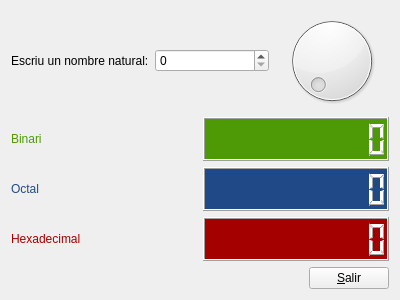
<?xml version="1.0" encoding="UTF-8"?>
<ui version="4.0">
 <class>Form</class>
 <widget class="QWidget" name="Form">
  <property name="geometry">
   <rect>
    <x>0</x>
    <y>0</y>
    <width>400</width>
    <height>300</height>
   </rect>
  </property>
  <property name="windowTitle">
   <string>Form</string>
  </property>
  <layout class="QGridLayout" name="gridLayout">
   <item row="0" column="0" colspan="2">
    <layout class="QHBoxLayout" name="horizontalLayout">
     <item>
      <widget class="QLabel" name="label">
       <property name="text">
        <string>Escriu un nombre natural:</string>
       </property>
      </widget>
     </item>
     <item>
      <widget class="QSpinBox" name="spinBox">
       <property name="maximum">
        <number>150</number>
       </property>
      </widget>
     </item>
     <item>
      <widget class="QDial" name="dial">
       <property name="maximum">
        <number>150</number>
       </property>
      </widget>
     </item>
    </layout>
   </item>
   <item row="1" column="0" colspan="2">
    <layout class="QHBoxLayout" name="horizontalLayout_2">
     <item>
      <widget class="QLabel" name="label_2">
       <property name="palette">
        <palette>
         <active>
          <colorrole role="WindowText">
           <brush brushstyle="SolidPattern">
            <color alpha="255">
             <red>78</red>
             <green>154</green>
             <blue>6</blue>
            </color>
           </brush>
          </colorrole>
          <colorrole role="Text">
           <brush brushstyle="SolidPattern">
            <color alpha="255">
             <red>0</red>
             <green>0</green>
             <blue>0</blue>
            </color>
           </brush>
          </colorrole>
          <colorrole role="PlaceholderText">
           <brush brushstyle="SolidPattern">
            <color alpha="128">
             <red>78</red>
             <green>154</green>
             <blue>6</blue>
            </color>
           </brush>
          </colorrole>
         </active>
         <inactive>
          <colorrole role="WindowText">
           <brush brushstyle="SolidPattern">
            <color alpha="255">
             <red>78</red>
             <green>154</green>
             <blue>6</blue>
            </color>
           </brush>
          </colorrole>
          <colorrole role="Text">
           <brush brushstyle="SolidPattern">
            <color alpha="255">
             <red>0</red>
             <green>0</green>
             <blue>0</blue>
            </color>
           </brush>
          </colorrole>
          <colorrole role="PlaceholderText">
           <brush brushstyle="SolidPattern">
            <color alpha="128">
             <red>78</red>
             <green>154</green>
             <blue>6</blue>
            </color>
           </brush>
          </colorrole>
         </inactive>
         <disabled>
          <colorrole role="WindowText">
           <brush brushstyle="SolidPattern">
            <color alpha="255">
             <red>190</red>
             <green>190</green>
             <blue>190</blue>
            </color>
           </brush>
          </colorrole>
          <colorrole role="Text">
           <brush brushstyle="SolidPattern">
            <color alpha="255">
             <red>190</red>
             <green>190</green>
             <blue>190</blue>
            </color>
           </brush>
          </colorrole>
          <colorrole role="PlaceholderText">
           <brush brushstyle="SolidPattern">
            <color alpha="128">
             <red>0</red>
             <green>0</green>
             <blue>0</blue>
            </color>
           </brush>
          </colorrole>
         </disabled>
        </palette>
       </property>
       <property name="text">
        <string>Binari</string>
       </property>
      </widget>
     </item>
     <item>
      <widget class="QLCDNumber" name="lcdNumber">
       <property name="palette">
        <palette>
         <active>
          <colorrole role="WindowText">
           <brush brushstyle="SolidPattern">
            <color alpha="255">
             <red>255</red>
             <green>255</green>
             <blue>255</blue>
            </color>
           </brush>
          </colorrole>
          <colorrole role="Base">
           <brush brushstyle="SolidPattern">
            <color alpha="255">
             <red>255</red>
             <green>255</green>
             <blue>255</blue>
            </color>
           </brush>
          </colorrole>
          <colorrole role="Window">
           <brush brushstyle="SolidPattern">
            <color alpha="255">
             <red>78</red>
             <green>154</green>
             <blue>6</blue>
            </color>
           </brush>
          </colorrole>
         </active>
         <inactive>
          <colorrole role="WindowText">
           <brush brushstyle="SolidPattern">
            <color alpha="255">
             <red>255</red>
             <green>255</green>
             <blue>255</blue>
            </color>
           </brush>
          </colorrole>
          <colorrole role="Base">
           <brush brushstyle="SolidPattern">
            <color alpha="255">
             <red>255</red>
             <green>255</green>
             <blue>255</blue>
            </color>
           </brush>
          </colorrole>
          <colorrole role="Window">
           <brush brushstyle="SolidPattern">
            <color alpha="255">
             <red>78</red>
             <green>154</green>
             <blue>6</blue>
            </color>
           </brush>
          </colorrole>
         </inactive>
         <disabled>
          <colorrole role="WindowText">
           <brush brushstyle="SolidPattern">
            <color alpha="255">
             <red>190</red>
             <green>190</green>
             <blue>190</blue>
            </color>
           </brush>
          </colorrole>
          <colorrole role="Base">
           <brush brushstyle="SolidPattern">
            <color alpha="255">
             <red>78</red>
             <green>154</green>
             <blue>6</blue>
            </color>
           </brush>
          </colorrole>
          <colorrole role="Window">
           <brush brushstyle="SolidPattern">
            <color alpha="255">
             <red>78</red>
             <green>154</green>
             <blue>6</blue>
            </color>
           </brush>
          </colorrole>
         </disabled>
        </palette>
       </property>
       <property name="autoFillBackground">
        <bool>true</bool>
       </property>
       <property name="digitCount">
        <number>10</number>
       </property>
       <property name="mode">
        <enum>QLCDNumber::Bin</enum>
       </property>
      </widget>
     </item>
    </layout>
   </item>
   <item row="2" column="0" colspan="2">
    <layout class="QHBoxLayout" name="horizontalLayout_3">
     <item>
      <widget class="QLabel" name="label_3">
       <property name="palette">
        <palette>
         <active>
          <colorrole role="WindowText">
           <brush brushstyle="SolidPattern">
            <color alpha="255">
             <red>32</red>
             <green>74</green>
             <blue>135</blue>
            </color>
           </brush>
          </colorrole>
          <colorrole role="Text">
           <brush brushstyle="SolidPattern">
            <color alpha="255">
             <red>0</red>
             <green>0</green>
             <blue>0</blue>
            </color>
           </brush>
          </colorrole>
          <colorrole role="PlaceholderText">
           <brush brushstyle="SolidPattern">
            <color alpha="128">
             <red>78</red>
             <green>154</green>
             <blue>6</blue>
            </color>
           </brush>
          </colorrole>
         </active>
         <inactive>
          <colorrole role="WindowText">
           <brush brushstyle="SolidPattern">
            <color alpha="255">
             <red>32</red>
             <green>74</green>
             <blue>135</blue>
            </color>
           </brush>
          </colorrole>
          <colorrole role="Text">
           <brush brushstyle="SolidPattern">
            <color alpha="255">
             <red>0</red>
             <green>0</green>
             <blue>0</blue>
            </color>
           </brush>
          </colorrole>
          <colorrole role="PlaceholderText">
           <brush brushstyle="SolidPattern">
            <color alpha="128">
             <red>78</red>
             <green>154</green>
             <blue>6</blue>
            </color>
           </brush>
          </colorrole>
         </inactive>
         <disabled>
          <colorrole role="WindowText">
           <brush brushstyle="SolidPattern">
            <color alpha="255">
             <red>190</red>
             <green>190</green>
             <blue>190</blue>
            </color>
           </brush>
          </colorrole>
          <colorrole role="Text">
           <brush brushstyle="SolidPattern">
            <color alpha="255">
             <red>190</red>
             <green>190</green>
             <blue>190</blue>
            </color>
           </brush>
          </colorrole>
          <colorrole role="PlaceholderText">
           <brush brushstyle="SolidPattern">
            <color alpha="128">
             <red>0</red>
             <green>0</green>
             <blue>0</blue>
            </color>
           </brush>
          </colorrole>
         </disabled>
        </palette>
       </property>
       <property name="text">
        <string>Octal</string>
       </property>
      </widget>
     </item>
     <item>
      <widget class="QLCDNumber" name="lcdNumber_2">
       <property name="palette">
        <palette>
         <active>
          <colorrole role="WindowText">
           <brush brushstyle="SolidPattern">
            <color alpha="255">
             <red>255</red>
             <green>255</green>
             <blue>255</blue>
            </color>
           </brush>
          </colorrole>
          <colorrole role="Base">
           <brush brushstyle="SolidPattern">
            <color alpha="255">
             <red>255</red>
             <green>255</green>
             <blue>255</blue>
            </color>
           </brush>
          </colorrole>
          <colorrole role="Window">
           <brush brushstyle="SolidPattern">
            <color alpha="255">
             <red>32</red>
             <green>74</green>
             <blue>135</blue>
            </color>
           </brush>
          </colorrole>
         </active>
         <inactive>
          <colorrole role="WindowText">
           <brush brushstyle="SolidPattern">
            <color alpha="255">
             <red>255</red>
             <green>255</green>
             <blue>255</blue>
            </color>
           </brush>
          </colorrole>
          <colorrole role="Base">
           <brush brushstyle="SolidPattern">
            <color alpha="255">
             <red>255</red>
             <green>255</green>
             <blue>255</blue>
            </color>
           </brush>
          </colorrole>
          <colorrole role="Window">
           <brush brushstyle="SolidPattern">
            <color alpha="255">
             <red>32</red>
             <green>74</green>
             <blue>135</blue>
            </color>
           </brush>
          </colorrole>
         </inactive>
         <disabled>
          <colorrole role="WindowText">
           <brush brushstyle="SolidPattern">
            <color alpha="255">
             <red>190</red>
             <green>190</green>
             <blue>190</blue>
            </color>
           </brush>
          </colorrole>
          <colorrole role="Base">
           <brush brushstyle="SolidPattern">
            <color alpha="255">
             <red>32</red>
             <green>74</green>
             <blue>135</blue>
            </color>
           </brush>
          </colorrole>
          <colorrole role="Window">
           <brush brushstyle="SolidPattern">
            <color alpha="255">
             <red>32</red>
             <green>74</green>
             <blue>135</blue>
            </color>
           </brush>
          </colorrole>
         </disabled>
        </palette>
       </property>
       <property name="autoFillBackground">
        <bool>true</bool>
       </property>
       <property name="digitCount">
        <number>10</number>
       </property>
       <property name="mode">
        <enum>QLCDNumber::Oct</enum>
       </property>
      </widget>
     </item>
    </layout>
   </item>
   <item row="3" column="0" colspan="2">
    <layout class="QHBoxLayout" name="horizontalLayout_4">
     <item>
      <widget class="QLabel" name="label_4">
       <property name="palette">
        <palette>
         <active>
          <colorrole role="WindowText">
           <brush brushstyle="SolidPattern">
            <color alpha="255">
             <red>164</red>
             <green>0</green>
             <blue>0</blue>
            </color>
           </brush>
          </colorrole>
          <colorrole role="Text">
           <brush brushstyle="SolidPattern">
            <color alpha="255">
             <red>0</red>
             <green>0</green>
             <blue>0</blue>
            </color>
           </brush>
          </colorrole>
          <colorrole role="PlaceholderText">
           <brush brushstyle="SolidPattern">
            <color alpha="128">
             <red>78</red>
             <green>154</green>
             <blue>6</blue>
            </color>
           </brush>
          </colorrole>
         </active>
         <inactive>
          <colorrole role="WindowText">
           <brush brushstyle="SolidPattern">
            <color alpha="255">
             <red>164</red>
             <green>0</green>
             <blue>0</blue>
            </color>
           </brush>
          </colorrole>
          <colorrole role="Text">
           <brush brushstyle="SolidPattern">
            <color alpha="255">
             <red>0</red>
             <green>0</green>
             <blue>0</blue>
            </color>
           </brush>
          </colorrole>
          <colorrole role="PlaceholderText">
           <brush brushstyle="SolidPattern">
            <color alpha="128">
             <red>78</red>
             <green>154</green>
             <blue>6</blue>
            </color>
           </brush>
          </colorrole>
         </inactive>
         <disabled>
          <colorrole role="WindowText">
           <brush brushstyle="SolidPattern">
            <color alpha="255">
             <red>190</red>
             <green>190</green>
             <blue>190</blue>
            </color>
           </brush>
          </colorrole>
          <colorrole role="Text">
           <brush brushstyle="SolidPattern">
            <color alpha="255">
             <red>190</red>
             <green>190</green>
             <blue>190</blue>
            </color>
           </brush>
          </colorrole>
          <colorrole role="PlaceholderText">
           <brush brushstyle="SolidPattern">
            <color alpha="128">
             <red>0</red>
             <green>0</green>
             <blue>0</blue>
            </color>
           </brush>
          </colorrole>
         </disabled>
        </palette>
       </property>
       <property name="text">
        <string>Hexadecimal</string>
       </property>
      </widget>
     </item>
     <item>
      <widget class="QLCDNumber" name="lcdNumber_3">
       <property name="palette">
        <palette>
         <active>
          <colorrole role="WindowText">
           <brush brushstyle="SolidPattern">
            <color alpha="255">
             <red>255</red>
             <green>255</green>
             <blue>255</blue>
            </color>
           </brush>
          </colorrole>
          <colorrole role="Base">
           <brush brushstyle="SolidPattern">
            <color alpha="255">
             <red>255</red>
             <green>255</green>
             <blue>255</blue>
            </color>
           </brush>
          </colorrole>
          <colorrole role="Window">
           <brush brushstyle="SolidPattern">
            <color alpha="255">
             <red>164</red>
             <green>0</green>
             <blue>0</blue>
            </color>
           </brush>
          </colorrole>
         </active>
         <inactive>
          <colorrole role="WindowText">
           <brush brushstyle="SolidPattern">
            <color alpha="255">
             <red>255</red>
             <green>255</green>
             <blue>255</blue>
            </color>
           </brush>
          </colorrole>
          <colorrole role="Base">
           <brush brushstyle="SolidPattern">
            <color alpha="255">
             <red>255</red>
             <green>255</green>
             <blue>255</blue>
            </color>
           </brush>
          </colorrole>
          <colorrole role="Window">
           <brush brushstyle="SolidPattern">
            <color alpha="255">
             <red>164</red>
             <green>0</green>
             <blue>0</blue>
            </color>
           </brush>
          </colorrole>
         </inactive>
         <disabled>
          <colorrole role="WindowText">
           <brush brushstyle="SolidPattern">
            <color alpha="255">
             <red>190</red>
             <green>190</green>
             <blue>190</blue>
            </color>
           </brush>
          </colorrole>
          <colorrole role="Base">
           <brush brushstyle="SolidPattern">
            <color alpha="255">
             <red>164</red>
             <green>0</green>
             <blue>0</blue>
            </color>
           </brush>
          </colorrole>
          <colorrole role="Window">
           <brush brushstyle="SolidPattern">
            <color alpha="255">
             <red>164</red>
             <green>0</green>
             <blue>0</blue>
            </color>
           </brush>
          </colorrole>
         </disabled>
        </palette>
       </property>
       <property name="autoFillBackground">
        <bool>true</bool>
       </property>
       <property name="digitCount">
        <number>10</number>
       </property>
       <property name="mode">
        <enum>QLCDNumber::Hex</enum>
       </property>
      </widget>
     </item>
    </layout>
   </item>
   <item row="4" column="0">
    <spacer name="horizontalSpacer">
     <property name="orientation">
      <enum>Qt::Horizontal</enum>
     </property>
     <property name="sizeHint" stdset="0">
      <size>
       <width>293</width>
       <height>20</height>
      </size>
     </property>
    </spacer>
   </item>
   <item row="4" column="1">
    <widget class="QPushButton" name="pushButton">
     <property name="text">
      <string>&amp;Salir</string>
     </property>
    </widget>
   </item>
  </layout>
 </widget>
 <resources/>
 <connections>
  <connection>
   <sender>dial</sender>
   <signal>valueChanged(int)</signal>
   <receiver>spinBox</receiver>
   <slot>setValue(int)</slot>
   <hints>
    <hint type="sourcelabel">
     <x>321</x>
     <y>42</y>
    </hint>
    <hint type="destinationlabel">
     <x>243</x>
     <y>50</y>
    </hint>
   </hints>
  </connection>
  <connection>
   <sender>spinBox</sender>
   <signal>valueChanged(int)</signal>
   <receiver>dial</receiver>
   <slot>setValue(int)</slot>
   <hints>
    <hint type="sourcelabel">
     <x>215</x>
     <y>54</y>
    </hint>
    <hint type="destinationlabel">
     <x>299</x>
     <y>88</y>
    </hint>
   </hints>
  </connection>
  <connection>
   <sender>pushButton</sender>
   <signal>clicked()</signal>
   <receiver>Form</receiver>
   <slot>close()</slot>
   <hints>
    <hint type="sourcelabel">
     <x>313</x>
     <y>278</y>
    </hint>
    <hint type="destinationlabel">
     <x>215</x>
     <y>264</y>
    </hint>
   </hints>
  </connection>
  <connection>
   <sender>dial</sender>
   <signal>valueChanged(int)</signal>
   <receiver>lcdNumber</receiver>
   <slot>display(int)</slot>
   <hints>
    <hint type="sourcelabel">
     <x>339</x>
     <y>59</y>
    </hint>
    <hint type="destinationlabel">
     <x>296</x>
     <y>138</y>
    </hint>
   </hints>
  </connection>
  <connection>
   <sender>dial</sender>
   <signal>valueChanged(int)</signal>
   <receiver>lcdNumber_2</receiver>
   <slot>display(int)</slot>
   <hints>
    <hint type="sourcelabel">
     <x>339</x>
     <y>59</y>
    </hint>
    <hint type="destinationlabel">
     <x>296</x>
     <y>188</y>
    </hint>
   </hints>
  </connection>
  <connection>
   <sender>dial</sender>
   <signal>valueChanged(int)</signal>
   <receiver>lcdNumber_3</receiver>
   <slot>display(int)</slot>
   <hints>
    <hint type="sourcelabel">
     <x>339</x>
     <y>59</y>
    </hint>
    <hint type="destinationlabel">
     <x>296</x>
     <y>237</y>
    </hint>
   </hints>
  </connection>
 </connections>
</ui>
